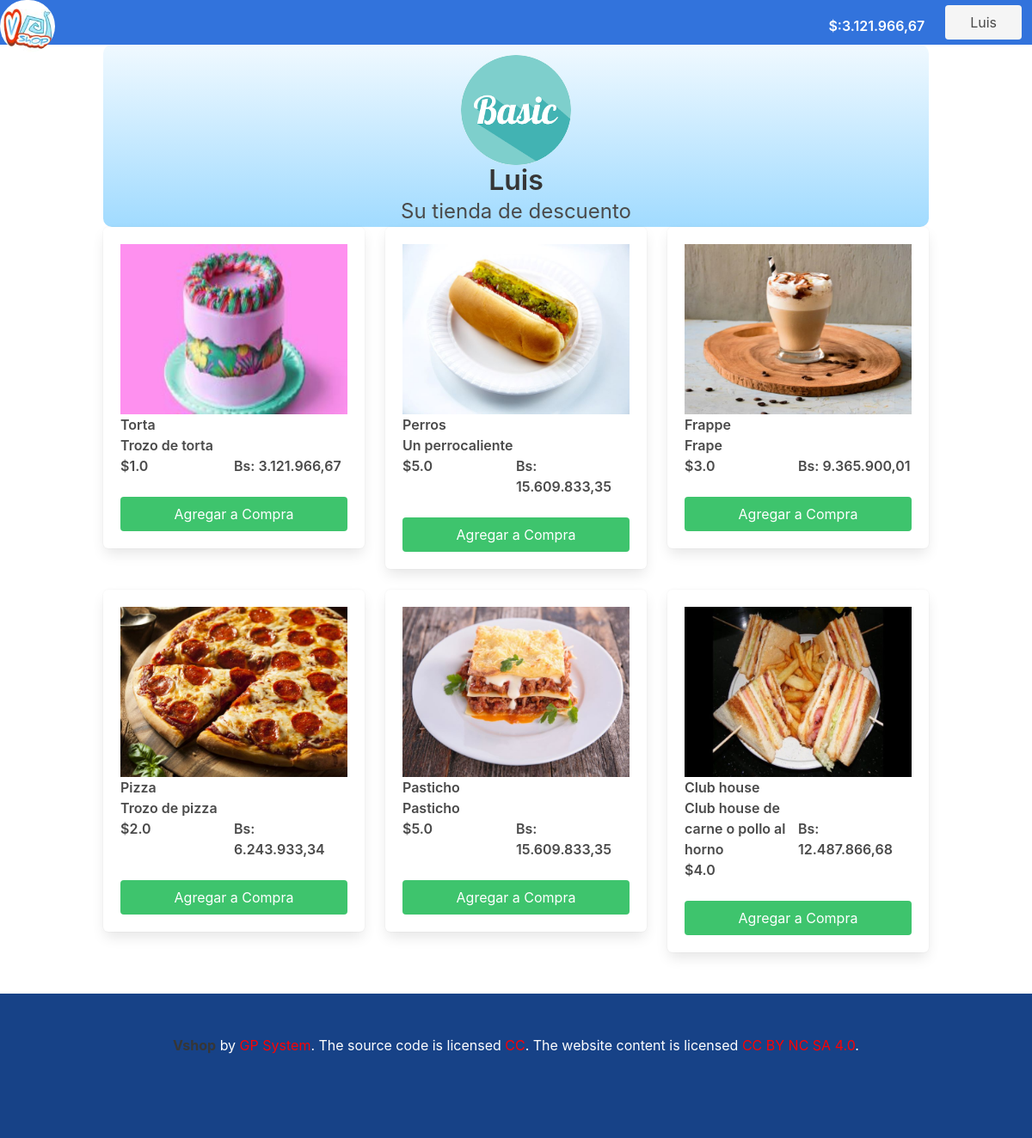
Page /luis on the committed database.
### tables this page shows
CREATE TABLE "user" (
	"id"	INTEGER NOT NULL UNIQUE,
	"username"	VARCHAR(50) NOT NULL,
	"email"	VARCHAR(50),
	"password"	TEXT,
	"slogan"	TEXT,
	"divisa"	INTEGER,
	UNIQUE("email"),
	UNIQUE("username"),
	PRIMARY KEY("id" AUTOINCREMENT)
);

CREATE TABLE "articulos" (
	"id"	INTEGER NOT NULL DEFAULT 0,
	"nombredelarticulo"	TEXT NOT NULL,
	"descripcion"	TEXT NOT NULL,
	"precio"	REAL,
	"categoria"	TEXT NOT NULL,
	"id_art"	INTEGER NOT NULL DEFAULT 0,
	PRIMARY KEY("id_art"),
	FOREIGN KEY("id") REFERENCES "user"("id")
);

### app.py (the view)
@application.route('/<user>', methods=['GET'])
def index(user):
    data = db.consultadato('user', user)
    if data == []:
        return render_template('fail.html', mensaje="El Usuario no Existe")
    else:
        articulos = db.consultaart(data[0][0])
        ele = db.tresillo(articulos, 3)
        tam = len(ele)
        if articulos == []:
            return render_template('index.html', pag='No hay articulos', user=user, ide=data[0][0], slogan=data[0][4], divisa=data[0][5], bedit='Editar', direccion='edit', botdiv='section', editlogo='is-hidden', idbotdiv='')
            print(data)
        return render_template('index.html', pag=ele, user=user, ide=data[0][0], slogan=data[0][4], tam=tam, divisa=data[0][5], boton='Agregar a Compra', bedit='Editar', direccion='edit', botdiv='section', editlogo='is-hidden', idbotdiv='')

### db.py (called while the page is built)
def consultadato(tabla,dato):
    conect = sqlite3.connect(DATABASE)
    cur = conect.cursor()
    if tabla == 'user':
        cur.execute("SELECT * FROM '{0}' WHERE id =='{1}' OR username =='{1}' OR email =='{1}' OR password == '{1}'".format(tabla,dato))
    elif tabla == 'articulos':
        cur.execute("SELECT * FROM '{0}' WHERE id =='{1}' OR nombredelarticulo =='{1}' OR descripcion =='{1}' OR precio == '{1}' OR categoria == '{1}' ".format(tabla,dato))
    a = cur.fetchall()
    conect.close()
    return a

def consultaart(dato):
    conect = sqlite3.connect(DATABASE)
    cur = conect.cursor()
    cur.execute("SELECT * FROM 'articulos' WHERE id =='{}'".format(dato))
    a = cur.fetchall()
    conect.close()
    return a

def tresillo(arr, size):
     arrs = []
     while len(arr) > size:
         pice = arr[:size]
         arrs.append(pice)
         arr   = arr[size:]
     arrs.append(arr)
     return arrs

### templates/index.html (shortened to what this page needs)
{% extends 'layout.html'%}
{% block bodyd %}
<div class="section pt-0 pl-0 pr-0">
		<div class="container pl-0 pr-0" style="background: -webkit-linear-gradient(top, #f0f9ff 0%,#cbebff 47%,#a1dbff 100%); border-radius:10px">
				<div class="columns is-gapless mt-0 mb-0 pt-0 pb-0 ml-0 mr-0 pl-0 pr-0">
						<div class="column pt-0 pb-0 mt-0 mb-0"></div>
						<div class="column mt-3 mb-0 pt-0 pb-0" style="">
								<figure class="image is-128x128 is-fullwidth pt-0 pb-0 mt-0 mb-0" href="" style="margin-left:auto; margin-right:auto">
										{% if ' ' in user %}
										{% set logonom = user.replace(' ', '_')%}
										{% else %}
										{% set logonom = user %}
										{% endif %}
										<img class="is-rounded pb-0 pt-0 mt-0 mb-0" src="{{url_for('static', filename='img/{0}/{1}.png'.format(ide, logonom))}}" title="{{user.capitalize()}}">
								</figure>
						</div>
						<div class="column pb-0 pt-0 mt-0 mb-0"></div>
				</div>
				<div class="columns is-gapless mt-0 mb-0">
						<div class="column is-full pb-0 pt-0">
								<div class="block pb-0 pt-0" style="background: rgba(0,0,0,0)">
										<p class="title pb-0 pt-0 mt-0 mb-0" align="center">{{user.capitalize()}}</p>
										<p class="is-size-4 pt-0 pb-0 mt-0 mb-0" align="center">{{slogan.capitalize()}}</p>
								</div>
						</div>
				</div>
		</div>
		{% include 'artic.html' %}
</div>
{% endblock %}

### templates/layout.html (shortened to what this page needs)
<!DOCTYPE html>
<html lang="en">
		<head>
				<link rel="stylesheet" href="{{url_for('static', filename='css/css/bulma/css/bulma.css')}}"/>
		</head>
		<body style="margin:0; height:100vh; display:flex; flex-direction:column">
				<nav class="navbar is-link" role="navigation" aria-label="main navigation" style="max-height:3px">
						<div class="navbar-brand">
								<figure class="image is-64x64" href="">
														<img class="is-rounded" src="{{url_for('static', filename='img/vshoplogo2.jpg')}}" title="VShop es una tienda virtual para ventas simples">
								</figure>
  </div>
  <div id="navbarBasicExample" class="navbar-menu">
    <div class="navbar-end">
      <div class="navbar-item">
        <div class="buttons">
				{%if pag is string %}
				{% set g = divisa %}
				{% else %}
				{% set b = divisa|round(2)%}
				{% set g = '{:,}'.format(b)|replace(',', '¬')|replace('.', ',')|replace('¬', '.') %}
				{% endif %}
				<div class="{{botdiv}} has-text-weight-semibold" id="{{idbotdiv}}">$:{{g}}</div>
		<div class="dropdown" id="desplegable">
				<div class="dropdown-trigger">
          <a class="button is-light mr-5 is-fullwidth" aria-haspopup="true" aria-controls="dropdown-menu">
				  {{user.capitalize()}}
		  </a>
		  </div>
		  </div>
        </div>
      </div>
    </div>
  </div>
</nav>
				{% block bodyd %}
				{% endblock %}
<footer class="footer" style="background-color:#174287; color:white">
  <div class="content has-text-centered">
    <p>
      <strong>Vshop</strong> by <a href="https://www.facebook.com/hermoso77/" target="blanks" style="color:red">GP System</a>. The source code is licensed
      <a href="https://creativecommons.org/licenses/by-nc-sa/4.0/" style="color:red">CC</a>. The website content
      is licensed <a href="http://creativecommons.org/licenses/by-nc-sa/4.0/"style="color:red">CC BY NC SA 4.0</a>.
    </p>
  </div>
</footer>
		</body>
</html>

### templates/artic.html (shortened to what this page needs)
{% block artic %}
<div class="container">
		{% if pag is string %}
		<div class="columns is-gapless">
				<div class="column"></div>
				<div class="column is-full">
						<div class="box" style="color:#999999"><p align="center">{{pag}}</p></div>
				</div>
				<div class="column"></div>
		</div>
		{% else %}
		{% for i in pag%}
		<div class="columns">
				{% if i|length == 2 %}
				{% set ls = [('.')] %}
				{% set l = [] %}
				{% set l = i.extend(ls) %}
				{% endif %}
				{% if i|length == 1 %}
				{% set ls = [('.'), ('.')] %}
				{% set l = [] %}
				{% set l = i.extend(ls) %}
				{% endif %}
				{% for j in i %}
				<div class="column">
						<div class="box" id="articulos">
								<div class="media">
										<figure class="image is-256x256" href="" style="margin-left:auto; margin-right:auto">
												<img src="{{url_for('static', filename='img/{0}/{0}-{1}.jpeg'.format(j[0], j[1]))}}" title="{{j[1]}},{{j[5]}}" style=""></img>
										</figure>
								</div>
								<div class="columns is-gapless is-multiline is-mobile">
										<div class="column">
												{% set titles = ['Nombre: ', 'Descripcion: ', 'Precio: ']%}
												{% for k in j[1:4] %}
												{% if k is float %}
												{% set k = '{}{}'.format('$',k) %}
												{% endif %}
												<span class="has-text-weight-semibold has-text-left">{{k.capitalize()}}</span><br>
												{% endfor %}
										</div>
										{% if j is string %}
										{% else %}
										{% set b = (j[3]*divisa)|round(2) %}
										{% set g = '{:,}'.format(b)|replace(',','¬')|replace('.', ',')|replace('¬','.') %}
										<div class="column"><span class="has-text-weight-semibold"><br><br>Bs: {{g}}</span></div>
										{% endif %}
								</div>
								<button class="button is-hidden-mobile is-success is-hovered is-fullwidth"value="Agregar">{{boton}}</button>
						</div>
				</div>
				{% endfor %}
		</div>
		{% endfor %}
		{% endif %}
</div>
{% endblock %}

### rows in the picture
user: capitalize "Luis", capitalize "Su tienda de descuento"
articulos: id+nombredelarticulo (picture), capitalize "Torta", capitalize "Trozo de torta", capitalize "$1.0", g "3.121.966,67", boton "Agregar a Compra"
articulos: id+nombredelarticulo (picture), capitalize "Perros", capitalize "Un perrocaliente", capitalize "$5.0", g "15.609.833,35", boton "Agregar a Compra"
articulos: id+nombredelarticulo (picture), capitalize "Frappe", capitalize "Frape", capitalize "$3.0", g "9.365.900,01", boton "Agregar a Compra"
articulos: id+nombredelarticulo (picture), capitalize "Pizza", capitalize "Trozo de pizza", capitalize "$2.0", g "6.243.933,34", boton "Agregar a Compra"
articulos: id+nombredelarticulo (picture), capitalize "Pasticho", capitalize "$5.0", g "15.609.833,35", boton "Agregar a Compra"
articulos: id+nombredelarticulo (picture), capitalize "Club house", capitalize "Club house de carne o pollo al horno", capitalize "$4.0", g "12.487.866,68", boton "Agregar a Compra"

### other values in the picture
{{ g }} "3.121.966,67"
